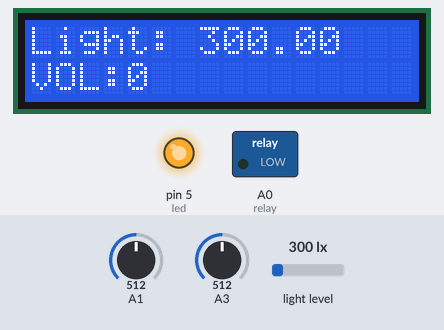
Simulated run of this sketch. Board: Arduino Uno, built with avr-gcc and run on an emulated ATmega328P. Parts: 16×2 character LCD, switched loads named in the sketch (green lamp = pin HIGH), output pins drawn as LEDs (lit = HIGH). Inputs (shaded band) come from the test bench; at power-on: light level 300 lx, A3 = 512, A1 = 512. The modem accepts every AT command (registered, SIM ready, sends succeed) and sends nothing else; what the sketch prints to the serial monitor is not drawn.

Above: at 2.7 s.
2.8 s: light level set to 40 lx
At 11.0 s:
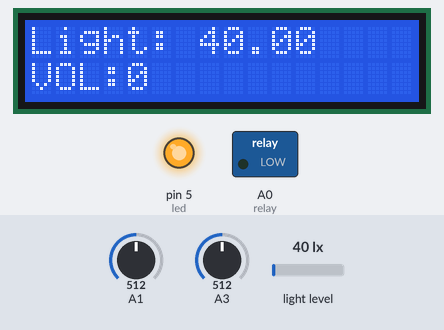
11.9 s: A3 set to 716
At 19.8 s:
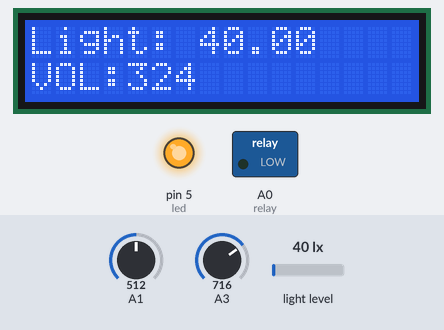
20.1 s: light level set to 500 lx
At 23.1 s:
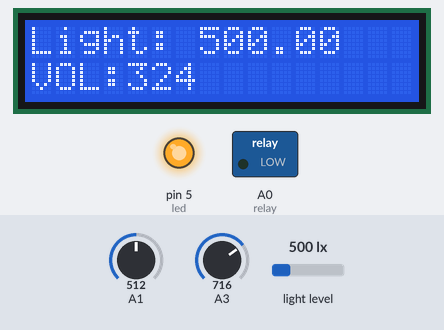
23.4 s: A1 set to 306
At 26.3 s:
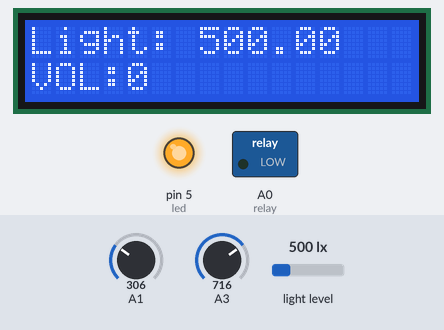
26.6 s: light level set to 1000 lx
At 34.1 s:
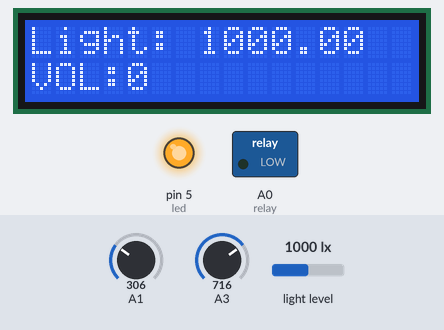
34.9 s: A1 set to 494
48.9 s: A1 set to 522
At 59.3 s:
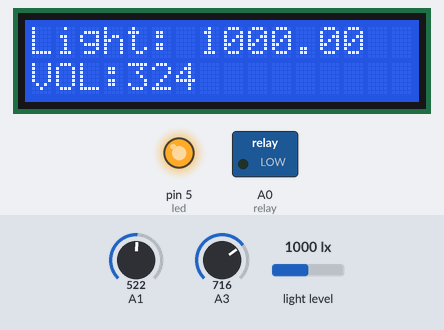
Timing chart, 0 to 60.6 s (numbered marks = the images above; inputs shaded):
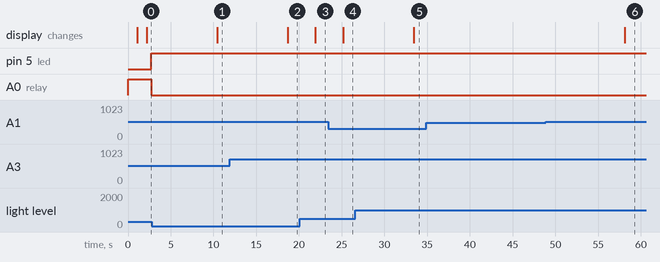

Measured:
- after the input at 2.8 s, the display: changes after 7.6 s (image 1)
- after the input at 11.9 s, the display: changes after 6.8 s (image 2)
- after the input at 20.1 s, the display: changes after 1.8 s (image 3)
- after the input at 23.4 s, the display: changes after 1.8 s (image 4)
- after the input at 26.6 s, the display: changes after 6.8 s (image 5)
- after the input at 34.9 s, every drawn part: stays the same
- after the input at 48.9 s, the display: changes after 9.2 s (image 6)

The sketch:

Arduino_Code_.ino
```cpp
#include <Wire.h>
#include <BH1750.h>
BH1750 lightMeter;
#include <SoftwareSerial.h>
SoftwareSerial mySerial(2,3);
#include <LiquidCrystal.h>
const int rs =8, en =9, d4 =10, d5 =11, d6 =12, d7 =13;
LiquidCrystal lcd(rs, en, d4, d5, d6, d7);
int led=5;
int vval;
#define relay A0
void setup()
{
  mySerial.begin(9600);
   Serial.begin(9600);
   Wire.begin();
   pinMode(relay,OUTPUT);
   digitalWrite(relay,1);
   pinMode(led,OUTPUT);
  // On esp8266 you can select SCL and SDA pins using Wire.begin(D4, D3);
  // For Wemos / Lolin D1 Mini Pro and the Ambient Light shield use Wire.begin(D2, D1);
  lightMeter.begin();
  Serial.println(F("BH1750 Test begin"));
//  accel.begin();
  lcd.begin(16, 2);
  lcd.print("  WELCOME");
  lcd.setCursor(0,1);
  lcd.print("INITIALIZING");
  delay(1000);
  lcd.clear();
  lcd.print("INITIALIZED");

}
void loop()
{
  int  vval=read_voltage();
  float lux = lightMeter.readLightLevel();
  Serial.print("Light: ");
  Serial.print(lux);
  Serial.println(" lx");
  delay(1000);
 lcd.clear();
 lcd.setCursor(0,0);
 lcd.print("Light: "+ String(lux));
 lcd.setCursor(0,1);
 lcd.print("VOL:"+String(vval));
  delay(500);
 if(lux<1000)
 {
  digitalWrite(led,HIGH);
  digitalWrite(relay,LOW);
 }
 else
 {
  digitalWrite(led,LOW);
  digitalWrite(relay,HIGH);
 }
 if(vval<100)
 {
  send_sms(1);
 }
}
int read_voltage()
{
int voltage;
double sensorValue1 = 0;
double sensorValue2 = 0;
int crosscount = 0;
int climb_flag = 0;
int val[100];
int max_v = 0;
double VmaxD = 0;
double VeffD = 0;
double Veff = 0;

   for ( int i = 0; i < 100; i++ ) {
    sensorValue1 = analogRead(A3);
    if (analogRead(A1) > 511) {
      val[i] = sensorValue1;
    }
    else {
      val[i] = 0;
    }
    delay(1);
  }

  max_v = 0;

  for ( int i = 0; i < 100; i++ )
  {
    if ( val[i] > max_v )
    {
      max_v = val[i];
    }
    val[i] = 0;
  }
  if (max_v != 0) {


    VmaxD = max_v;
    VeffD = VmaxD / sqrt(2);
    Veff = (((VeffD - 420.76) / -90.24) * -210.2) + 210.2;
  }
  else {
    Veff = 0;
  }

  if(Veff<85)
  Veff=85;
voltage=Veff-85;
VmaxD = 0;
return voltage;
}
  void send_sms(int k)
  {
   //read_gps();

mySerial.println("Sending SMS...");
mySerial.println("AT");
delay(1000);
mySerial.println("ATE0");
delay(1000);
mySerial.println("AT+CMGF=1");
delay(1000);
mySerial.print("AT+CMGS=\"8499940254\"\r\n");
delay(1000);
if(k==1)
mySerial.print("STREET LIGHT FAULT DETECTED AT KOVVADA ARCH");
delay(500);
mySerial.print(char(26));
delay(2000);
  }
```
